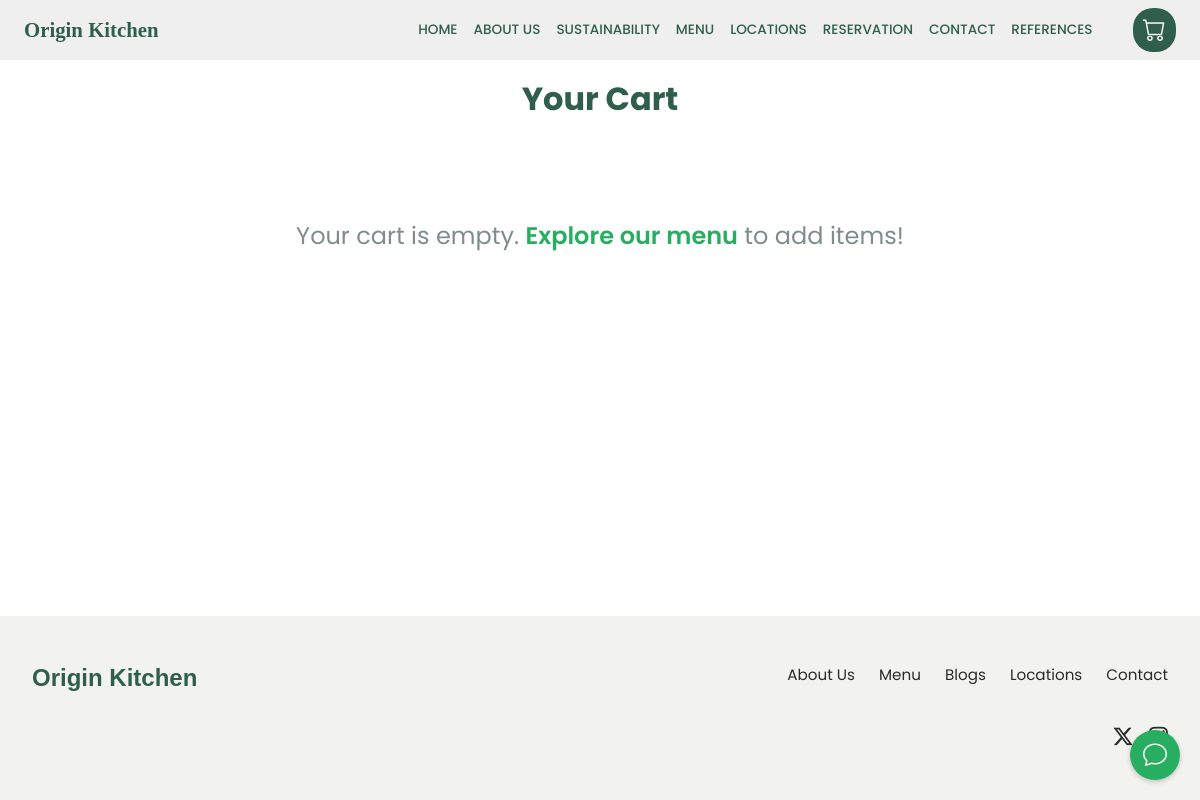
Before: /cart/ with the older database file.
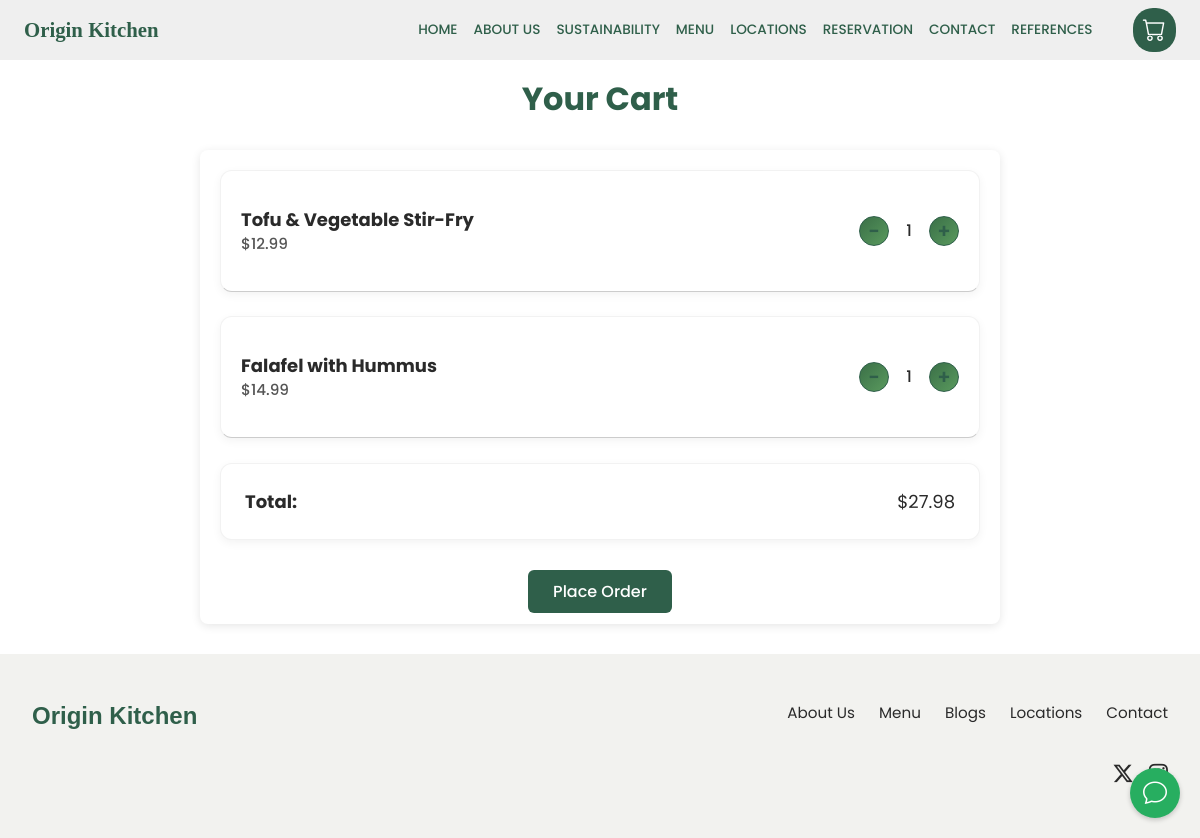
After: the same page with the newer database file.
### website/models.py (models this page shows, shortened)
class CartItem(models.Model):
    menu_item = models.ForeignKey(MenuItem, on_delete=models.CASCADE)
    quantity = models.PositiveIntegerField(default=1)

class MenuItem(models.Model):
    CATEGORY_CHOICES = [
        ('appetizers', 'Appetizers'),
        ('soups_salads', 'Soups & Salads'),
        ('mains', 'Mains'),
        ('sides', 'Sides'),
        ('desserts', 'Desserts'),
        ('drinks', 'Drinks'),
    ]
    name = models.CharField(max_length=100)
    description = models.TextField()
    price = models.DecimalField(max_digits=6, decimal_places=2)
    category = models.CharField(max_length=20, choices=CATEGORY_CHOICES)
    image = models.ImageField(upload_to='menu_images/', blank=True, null=True)
    calories = models.PositiveIntegerField(blank=True, null=True)

### website/views.py (the view)
# urls.py: path('cart/', views.cart, name='cart'),
def cart(request):
    cart_items = CartItem.objects.all()
    total_price = sum(item.menu_item.price * item.quantity for item in cart_items)
    return render(request, 'website/cart.html', {'cart_items': cart_items, 'total_price': total_price})

### templates/website/cart.html (shortened to what this page needs)
{% extends 'website/base.html' %}
{% block content %}
<h1 style="text-align: center; margin-top: 20px; font-family: inherit;">Your Cart</h1>
{% if cart_items %}
<div class="cart-container" style="max-width: 800px; margin: 30px auto; padding: 20px; border-radius: 8px; box-shadow: 0 2px 10px rgba(0,0,0,0.1); background: #fff;">
  {% for item in cart_items %}
  <div class="cart-item" style="display: flex; align-items: center; justify-content: space-between; border-bottom: 1px solid #ccc; padding: 15px 0;">
    <div class="cart-item-details" style="display: flex; align-items: center; gap: 20px; padding: 20px;">
      <div>
        <div class="cart-item-name" style="font-size: 18px; font-weight: bold;">{{ item.menu_item.name }}</div>
        <div class="cart-item-price" style="color: #555;">${{ item.menu_item.price }}</div>
      </div>
    </div>
    <div class="cart-item-actions" style="display: flex; align-items: center; gap: 10px; padding: 20px;">
      <a href="{% url 'decrease_cart_item' item.id %}" class="add-btn" style="font-size: 20px; padding: 6px 12px;">−</a>
      <div class="cart-item-amount" style="font-size: 16px;">{{ item.quantity }}</div>
      <a href="{% url 'increase_cart_item' item.id %}" class="add-btn" style="font-size: 20px; padding: 6px 12px;">+</a>
    </div>
  </div>
  {% endfor % %}
  <div class="cart-total" style="margin-top: 25px; display: flex; justify-content: space-between; align-items: center;">
    <div class="total-label" style="font-size: 18px; font-weight: bold;">Total:</div>
    <div class="total-amount" style="font-size: 18px;">${{ total_price }}</div>
  </div>
  <div style="text-align: center; margin-top: 30px;">
    <a href="/place-order" class="place-order-btn" style="padding: 10px 25px; font-size: 16px; border-radius: 6px;">Place Order</a>
  </div>
</div>
{% else %}
<p class="empty-cart">Your cart is empty. <a href="{% url 'menu' %}">Explore our menu</a> to add items!</p>
{% endif %}
{% endblock %}

### templates/website/base.html (shortened to what this page needs)
{% load static %}
<!DOCTYPE html>
<html lang="en">
<head>
  <link href="https://cdn.jsdelivr.net/npm/bootstrap@5.3.3/dist/css/bootstrap.min.css" rel="stylesheet">
  <link rel="stylesheet" href="https://cdn.jsdelivr.net/npm/bootstrap-icons@1.11.3/font/bootstrap-icons.min.css">
  <link rel="stylesheet" href="{% static 'website/styles.css' %}">
</head>
<body>
  <nav class="navbar navbar-expand-lg navbar-light navbar-custom px-4 sticky-top">
    <a class="navbar-brand fw-bold" href="{% url 'home' %}">Origin Kitchen</a>
    <div class="collapse navbar-collapse" id="navbarContent">
      <ul class="navbar-nav d-none d-lg-flex align-items-center ms-auto me-3 nav-links">
        <li class="nav-item"><a class="nav-link" href="{% url 'home' %}">Home</a></li>
        <li class="nav-item"><a class="nav-link" href="{% url 'about' %}">About Us</a></li>
        <li class="nav-item"><a class="nav-link" href="{% url 'sus' %}">Sustainability</a></li>
        <li class="nav-item"><a class="nav-link" href="{% url 'menu' %}">Menu</a></li>
        <li class="nav-item"><a class="nav-link" href="{% url 'locations' %}">Locations</a></li>
        <li class="nav-item"><a class="nav-link" href="{% url 'reservation' %}">Reservation</a></li>
        <li class="nav-item"><a class="nav-link" href="{% url 'contact' %}">Contact</a></li>
        <li class="nav-item"><a class="nav-link" href="{% url 'documentation' %}">References</a></li>
      </ul>
      <a href="{% url 'cart' %}" class="cart-link d-none d-lg-inline-block ms-3"><i class="bi bi-cart" style="font-size: 23px; color: #333;"></i></a>
    </div>
  </nav>
  <main>
    {% block content %}
    {% endblock %}
  </main>
  <footer class="custom-footer">
    <div class="custom-footer-container">
      <div class="custom-footer-brand">
        <h3>Origin Kitchen</h3>
      </div>
      <div class="custom-footer-right">
        <div class="custom-footer-link-row">
          <a href="{% url 'about' %}">About Us</a>
          <a href="{% url 'menu' %}">Menu</a>
          <a href="{% url 'blog' %}">Blogs</a>
          <a href="{% url 'locations' %}">Locations</a>
          <a href="{% url 'contact' %}">Contact</a>
        </div>
        <div class="custom-footer-socials">
          <a target="_blank" href="https://x.com/Origin_Kitchen"><i class="bi bi-twitter-x"></i></a>
          <a target="_blank" href="https://www.instagram.com/origin_kitchen_/"></a>
        </div>
      </div>
    </div>
  </footer>
  <div id="chatbot-container">
    <button id="chatbot-toggle-btn" aria-label="Open Chatbot">
      <i class="bi bi-chat"></i>
    </button>
  </div>
</body>
</html>

### website/static/website/styles.css (style rules this page uses)
* { box-sizing: border-box; margin: 0; padding: 0; }
body { font-family: 'Poppins', sans-serif; color: #2A2A2A; background-color: #ffffff; margin: 0; overflow-x: hidden; display: flex; flex-direction: column; min-height: 100vh; }
.cart-link { background-color: #2F5F4A; color: #fff; padding: 8px 16px; border-radius: 20px; font-size: 0.9rem; font-weight: 500; text-decoration: none; transition: background-color 0.3s ease; }
.custom-footer { background-color: #F2F2EF; color: #2A2A2A; padding: 3rem 2rem; }
.custom-footer-container { display: flex; flex-direction: column; gap: 2rem; max-width: 1200px; margin: 0 auto; }
.custom-footer-brand h3 { font-size: 1.5rem; font-family: 'Butler', sans-serif; color: #2F5F4A; margin: 0; }
.custom-footer-right { display: flex; flex-direction: column; align-items: flex-start; }
.custom-footer-link-row { display: flex; flex-wrap: wrap; gap: 1.5rem; margin-bottom: 1rem; }
.custom-footer-link-row a { color: #2A2A2A; text-decoration: none; font-size: 0.95rem; }
.custom-footer-socials { display: flex; gap: 1rem; }
.custom-footer-socials a { color: #2A2A2A; font-size: 1.2rem; transition: color 0.3s ease; }
@media (min-width: 768px) { .custom-footer-container { flex-direction: row; justify-content: space-between; align-items: flex-start; } }
@media (min-width: 768px) { .custom-footer-right { align-items: flex-end; text-align: right; } }
@media (min-width: 768px) { .custom-footer-link-row, .custom-footer-socials { justify-content: flex-end; } }
.add-btn { display: flex; justify-content: center; align-items: center; width: 40px; height: 40px; background: linear-gradient(135deg, #3A6F47 0%, #5A9A5E 100%); color: #F5F5F0; text-decoration: none; font-size: 1.5rem; border-radius: 50%; transition: background 0.3s ease; }
h1 { font-family: 'Butler', sans-serif; font-size: 2rem; font-weight: 700; color: #2F5F4A; margin-bottom: 2rem; }
.cart-item { display: flex; align-items: center; background-color: #fff; border-radius: 12px; padding: 1.25rem; margin-bottom: 1.5rem; border: 1px solid rgba(0, 0, 0, 0.05); box-shadow: 0 3px 10px rgba(0, 0, 0, 0.05); transition: box-shadow 0.3s ease; }
.cart-item-price { font-size: 0.95rem; color: #2A2A2A; font-weight: 500; font-family: 'Poppins', sans-serif; }
.add-btn { background-color: #fff; color: #2F5F4A; width: 30px; height: 30px; display: flex; align-items: center; justify-content: center; border-radius: 50%; border: 1px solid #2F5F4A; text-decoration: none; font-size: 1.1rem; font-weight: 600; transition: background-color 0.3s ease, color 0.3s ease; }
.cart-item-amount { font-size: 0.95rem; font-weight: 500; color: #2A2A2A; font-family: 'Poppins', sans-serif; min-width: 20px; text-align: center; }
.cart-total { max-width: 900px; margin: 2.5rem auto; padding: 1.5rem; display: flex; justify-content: space-between; align-items: center; background-color: #fff; border-radius: 12px; border: 1px solid rgba(0, 0, 0, 0.05); box-shadow: 0 3px 10px rgba(0, 0, 0, 0.05); }
.place-order-btn { background-color: #2F5F4A; color: #fff; padding: 10px 24px; border-radius: 10px; text-decoration: none; font-size: 0.95rem; font-weight: 500; font-family: 'Poppins', sans-serif; transition: background-color 0.3s ease, transform 0.3s ease; }

### templates/website/base.html (style rules this page uses)
body { display: flex; flex-direction: column; min-height: 100vh; margin: 0; }
main { flex: 1; }
.custom-footer { background: #f8f9fa; padding: 40px 20px; width: 100%; }
.custom-footer-container { max-width: 1200px; margin: 0 auto; display: flex; flex-wrap: wrap; justify-content: space-between; align-items: center; }
.custom-footer-brand h3 { font-size: 1.8rem; font-weight: 700; color: #2c3e50; margin: 0; }
.custom-footer-right { display: flex; flex-direction: column; gap: 20px; }
.custom-footer-link-row { display: flex; gap: 20px; flex-wrap: wrap; }
.custom-footer-link-row a { color: #34495e; text-decoration: none; font-size: 1rem; transition: color 0.2s ease; }
.custom-footer-socials { display: flex; gap: 15px; }
.custom-footer-socials a { color: #34495e; font-size: 1.5rem; transition: color 0.2s ease; }

Changed rows visible on the page:
added CartItem: menu_item.name "Tofu & Vegetable Stir-Fry", menu_item.price "12.99", quantity "1"
added CartItem: menu_item.name "Falafel with Hummus", menu_item.price "14.99", quantity "1"
Other visible differences:
{{ total_price }}: (not shown) → "27.98"
text no longer shown: "Your cart is empty. Explore our menu to add items!"
text now shown: "Total: $ Place Order"
